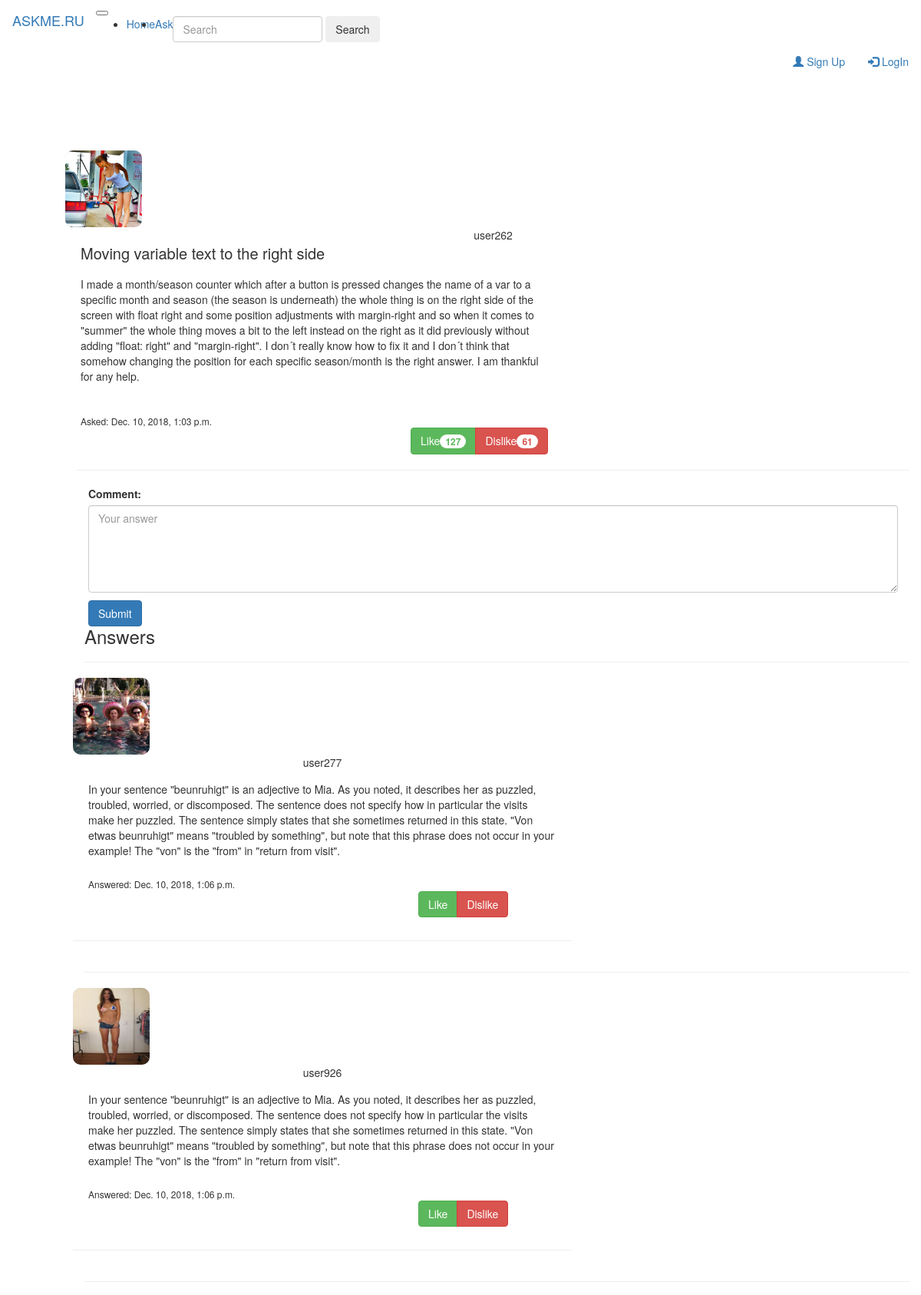
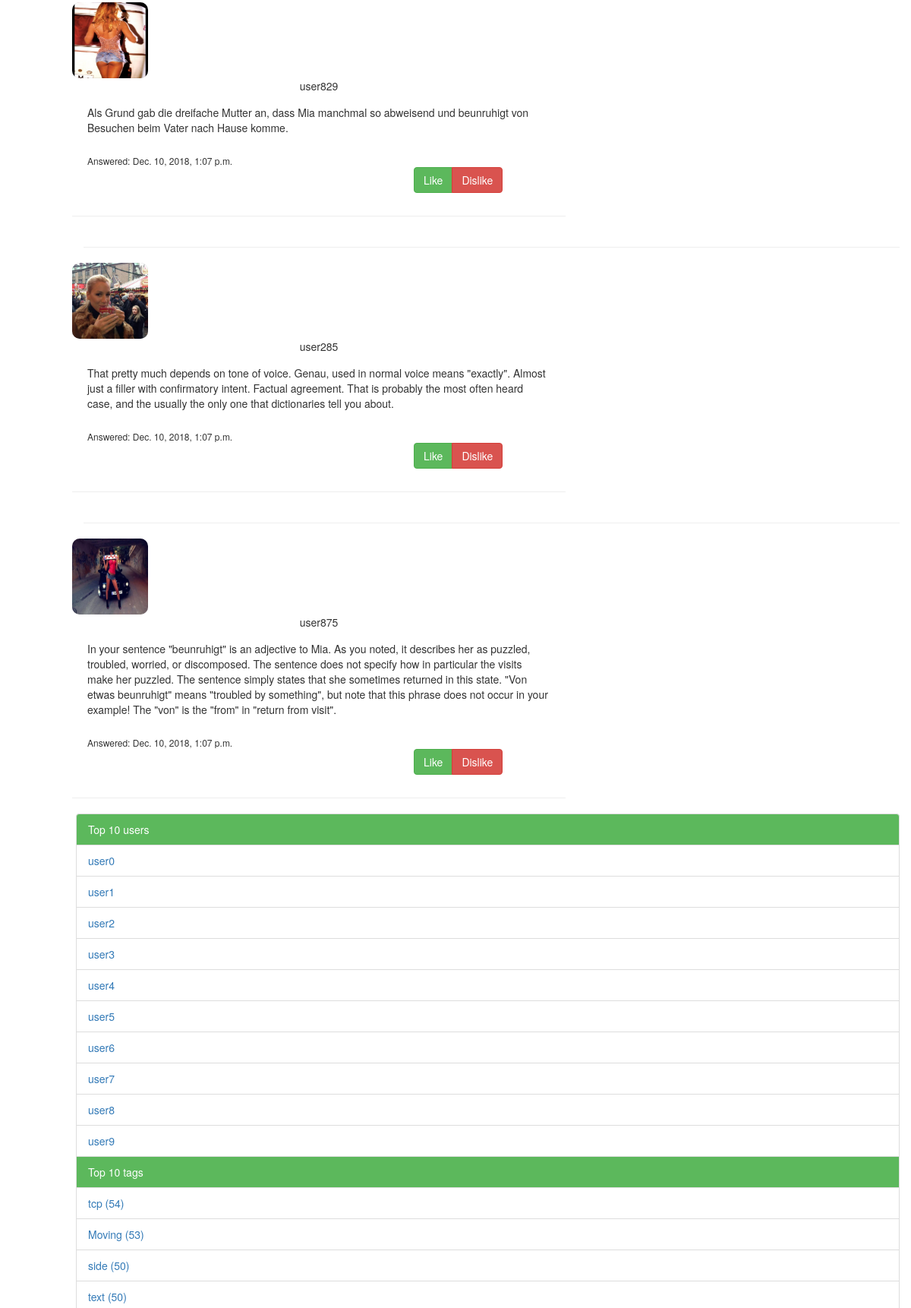
Page /3 (upper part) on the committed database (2 pictures, top to bottom).
### blog/models.py (models this page shows, shortened)
class Question(models.Model):
    author = models.ForeignKey('MyUser', on_delete=models.CASCADE, verbose_name = 'author of question')
    title = models.CharField(max_length=200, verbose_name = 'title of question')
    text = models.TextField(verbose_name = 'text of question')
    tags = models.ManyToManyField('Tag', verbose_name = 'tags of question')
    count_of_answers = models.IntegerField(default=0, verbose_name = 'count of answers')
    objects = question_manager()
    rating = models.IntegerField(default=0,verbose_name='rating of question')
    dislikes = models.IntegerField(default=0,verbose_name='dislike')
    likes = models.IntegerField(default=0,verbose_name='like')
    created_date = models.DateTimeField(default=timezone.now)
    published_date = models.DateTimeField(blank=True, null=True, verbose_name='published date of question')

class MyUser(User):
    rating = models.IntegerField(default=0, verbose_name='rating')
    objects = myuser_manager()
    avatar = models.ImageField(upload_to='', blank = True, verbose_name='avatar')
    def __str__(self):
        return self.get_username()

class Answer(models.Model):
    author = models.ForeignKey('MyUser', on_delete=models.CASCADE, verbose_name='author of answer')
    question = models.ForeignKey('Question', default=0, on_delete=models.CASCADE, verbose_name='question of answer')
    answer_text = models.TextField()
    published_date = models.DateTimeField(blank=True, null=True)
    objects = answer_manager()
    rating = models.IntegerField(default=0, verbose_name='rating of answer')

class Tag(models.Model):
    tag_name = models.CharField(max_length=20, unique = True, verbose_name = 'name of tag')
    post_count = models.IntegerField(default=0, verbose_name = 'count of posts')
    objects = tag_manager()

### blog/views.py (the view)
# urls.py: path('<int:question_id>', views.to_question, name='to_question'),
def to_question(request, question_id):
    users, tags = get_users_tags(10, 10)
    _question = Question.objects.get(pk=question_id)
    answers = Answer.objects.filter(question = _question)
    return render(request, 'blog/question.html', {'question': _question, 'answers' : answers, 'users' : users, 'tags' : tags})

### blog/handler.py (called while the page is built)
def get_users_tags(users_count, tags_count):
    users = MyUser.objects.get_n_top_users(users_count)
    tags = Tag.objects.get_n_top_tags(tags_count)
    return users, tags

### blog/models.py (called while the page is built)
    def get_n_top_users(self,user_count):
        return self.order_by('-rating')[:user_count]

    def get_n_top_tags(self,tag_count):
        return self.order_by('-post_count')[:tag_count]

### blog/templates/blog/question.html (shortened to what this page needs)
{% extends "blog/wrapper.html" %}
{% block headcontent %}
  {% load staticfiles %}
  <link rel="stylesheet" type="text/css" href="{% static 'blog/css/question.css' %}">
{% endblock %}
{% block bodycontent %}
    <div class="row">
      <div class="col-2">
        <img class="photo" src="{{question.author.avatar.url}}">
        <div class = 'user_name'>{{ question.author }}</div>
      </div>
      <div class"col-8">
        <div class='question_title'>{{ question.title }}</div>
        <div class='question_text'>{{question.text}}</div>
        <div class='question_time'>Asked: {{question.published_date}}</div>
        <div class="btn-group" id='buttons'>
          <button type="button" class="btn btn-success">Like<span class="badge">{{question.likes}}</span></button>
          <button type="button" class="btn btn-danger">Dislike<span class="badge">{{question.dislikes}}</span></button>
        </div>
      </div>
    </div>
  <hr size=4px align="left">
    <div class="col-sm-12">
     <div class "form-group">
        <label for="comment">Comment:</label>
        <textarea class="form-control" rows="5" id="comment" placeholder="Your answer"></textarea>
        <button type="submit" class="btn btn-primary" id="submitbutton">Submit</button>
      </div>
    </div>
    <div class="answer_block">
    {% if answers %}
      <h3>Answers</h3>
      {%for answer in answers %}
        <hr size=4px align="left">
        <div class = "row" id = 'answ'>
          <div class="col-2">
            <div class="user_info">
              <img class="photo" src="{{answer.author.avatar.url}}">
              <div class='user_name'>{{answer.author}}</div>
            </div>
          </div>
          <div class="col-8">
            <div class='answer_text'>{{answer.answer_text}}</div>
            <div class='answer_time'>Answered: {{answer.published_date}}</div>
            <div class="btn-group" id='buttons'>
              <button type="button" class="btn btn-success">Like</button>
              <button type="button" class="btn btn-danger">Dislike</button>
            </div>
          </div>
          <hr size=4px align="left">
        </div>
      {% endfor %}
    {% else %}
    </br>
    <h2>There is no answers</h2>
    {% endif %}
    </div>
{% endblock %}

### blog/templates/blog/wrapper.html (shortened to what this page needs)
{% load static %}
<!DOCTYPE html>
<html lang="en">
  <head>
    <link rel="stylesheet" href="{% static 'node_modules/bootstrap/dist/css/bootstrap.min.css' %}">
    <link rel="stylesheet" type="text/css" href="{% static 'blog/css/wrapper.css' %}">
    {% block headcontent %}
    {% endblock %}
  </head>
  <body>
    {% block navbar %}
      <header>
      <nav class="navbar navbar-expand-md navbar-dark fixed-top bg-dark">
        <a class="navbar-brand" href="{% url 'home' %}">ASKME.RU</a>
        <button class="navbar-toggler" type="button" data-toggle="collapse" data-target="#navbarCollapse" aria-controls="navbarCollapse" aria-expanded="false" aria-label="Toggle navigation">
        </button>
        <div class="collapse navbar-collapse" id="navbarCollapse">
          <ul class="navbar-nav mr-auto">
            <li class="nav-item active">
              <a class="nav-link" href="{% url 'home' %}">Home<span class="sr-only">(current)</span></a>
            </li>
            <li class="nav-item active">
              <a class="nav-link" href="{% url 'ask' %}">Ask<span class="sr-only">(current)</span></a>
            </li>
          </ul>
          <div class="searching">
          <form class="form-inline mt-2 mt-0">
            <input class="form-control mr-sm-2" placeholder="Search" aria-label="Search" type="text">
            <button class="btn btn-outline-success my-2 my-sm-0" type="submit">Search</button>
          </form>
          </div>
           <ul class="nav navbar-nav navbar-right">
            <li><a class="nav-link" href="{% url 'SignUp'%}"><span class="glyphicon glyphicon-user"></span> Sign Up</a></li>
            <li><a class="nav-link" href="{% url 'LogIn' %}"><span class="glyphicon glyphicon-log-in"></span> LogIn</a></li>
          </ul>
        </div>
      </nav>
    </header>
    {% endblock %}
    <main role="main" class="container">
    <div class='row'>
        <div class='col-10'>
          {% block bodycontent %}
          {% endblock %}
        </div>
       <div class="col-2" id='left_panel'>
           <ul class="list-group submenu">
             <li class="list-group-item list-group-item-success" id="lp">Top 10 users</li>
             {% for user in users %} <li class="list-group-item"><a href="{% url 'home' %}">{{ user.username }}</a></li> {% endfor %}
            <li class="list-group-item list-group-item-success" id="lp">Top 10 tags</li>
            {% for tag in tags %} <li class="list-group-item"><a href="{% url 'to_questions_by_tag' tag_id=tag.id %}">{{ tag.tag_name }} ({{tag.post_count}})</a></li> {% endfor %}
          </ul>
        </div>
    </div>
    </main>
    </body>
</html>

### blog/static/blog/css/wrapper.css (style rules this page uses)
.container { padding-left: 100px; }
#lp { background: #5cb85c; color: #ffffff; }

### blog/static/blog/css/question.css (style rules this page uses)
.container { margin-top: 90px; }
.question_title { font-size: 20px; padding-left: 20px; }
.question_text { padding-left: 20px; padding-top: 15px; width: 630px; }
.question_time { padding-left: 20px; padding-top: 40px; font-size: 12px; }
#answ { margin-top: 20px; width: 650px; }
.photo { width: 100px; height: 100px; background: #ccc; border-radius: 10px; margin-left: auto; margin-right: auto; }
.answer_text { padding-left: 20px; padding-top: 15px; width: 630px; }
.answer_time { padding-left: 20px; padding-top: 25px; font-size: 12px; }
.user_name { text-align: center; }
#answ #buttons { padding-bottom: 10px; padding-left: 450px; }
#buttons { padding-left: 450px; }
#submitbutton { margin-top: 10px; }
.answer_block { margin-left: 10px; }

### rows in the picture
Question: author.avatar (picture), author "user262", title "Moving variable text to the right side", text "I made a month/season counter which after a button is pressed changes the name of a var to a specific month and season (the season is underneath) the whole thing is on the right side of the screen with float right and some position adjustments with margin-right and so when it comes to \"summer\" the whole thing moves a bit to the left instead on the right as it did previously without adding \"float: right\" and \"margin-right\". I don´t really know how to fix it and I don´t think that somehow changing the position for each specific season/month is the right answer. I am thankful for any help.", published_date "Dec. 10, 2018, 1:03 p.m.", likes "127", dislikes "61"
Answer: author.avatar (picture), author "user277", answer_text "In your sentence \"beunruhigt\" is an adjective to Mia. As you noted, it describes her as puzzled, troubled, worried, or discomposed. The sentence does not specify how in particular the visits make her puzzled. The sentence simply states that she sometimes returned in this state. \"Von etwas beunruhigt\" means \"troubled by something\", but note that this phrase does not occur in your example! The \"von\" is the \"from\" in \"return from visit\".", published_date "Dec. 10, 2018, 1:06 p.m."
Answer: author.avatar (picture), author "user926", answer_text "In your sentence \"beunruhigt\" is an adjective to Mia. As you noted, it describes her as puzzled, troubled, worried, or discomposed. The sentence does not specify how in particular the visits make her puzzled. The sentence simply states that she sometimes returned in this state. \"Von etwas beunruhigt\" means \"troubled by something\", but note that this phrase does not occur in your example! The \"von\" is the \"from\" in \"return from visit\".", published_date "Dec. 10, 2018, 1:06 p.m."
Answer: author.avatar (picture), author "user829", answer_text "Als Grund gab die dreifache Mutter an, dass Mia manchmal so abweisend und beunruhigt von Besuchen beim Vater nach Hause komme.", published_date "Dec. 10, 2018, 1:07 p.m."
Answer: author.avatar (picture), author "user285", answer_text "That pretty much depends on tone of voice. Genau, used in normal voice means \"exactly\". Almost just a filler with confirmatory intent. Factual agreement. That is probably the most often heard case, and the usually the only one that dictionaries tell you about.", published_date "Dec. 10, 2018, 1:07 p.m."
Answer: author.avatar (picture), author "user875", answer_text "In your sentence \"beunruhigt\" is an adjective to Mia. As you noted, it describes her as puzzled, troubled, worried, or discomposed. The sentence does not specify how in particular the visits make her puzzled. The sentence simply states that she sometimes returned in this state. \"Von etwas beunruhigt\" means \"troubled by something\", but note that this phrase does not occur in your example! The \"von\" is the \"from\" in \"return from visit\".", published_date "Dec. 10, 2018, 1:07 p.m."
MyUser: username "user0"
MyUser: username "user1"
MyUser: username "user2"
MyUser: username "user3"
MyUser: username "user4"
MyUser: username "user5"
MyUser: username "user6"
MyUser: username "user7"
MyUser: username "user8"
MyUser: username "user9"
Tag: tag_name "tcp", post_count "54"
Tag: tag_name "Moving", post_count "53"
Tag: tag_name "side", post_count "50"
Tag: tag_name "text", post_count "50"
